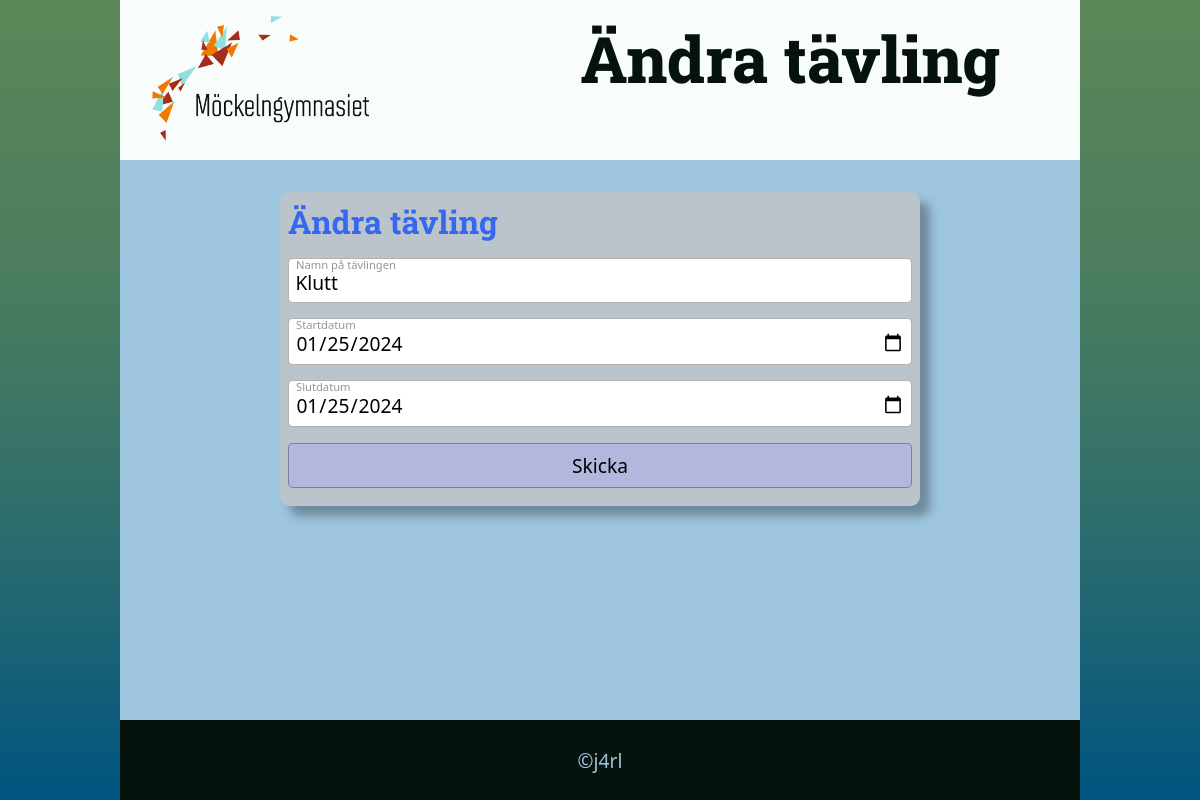
Before: /editcomp.php?edit=3 (signed in) with the older database file.
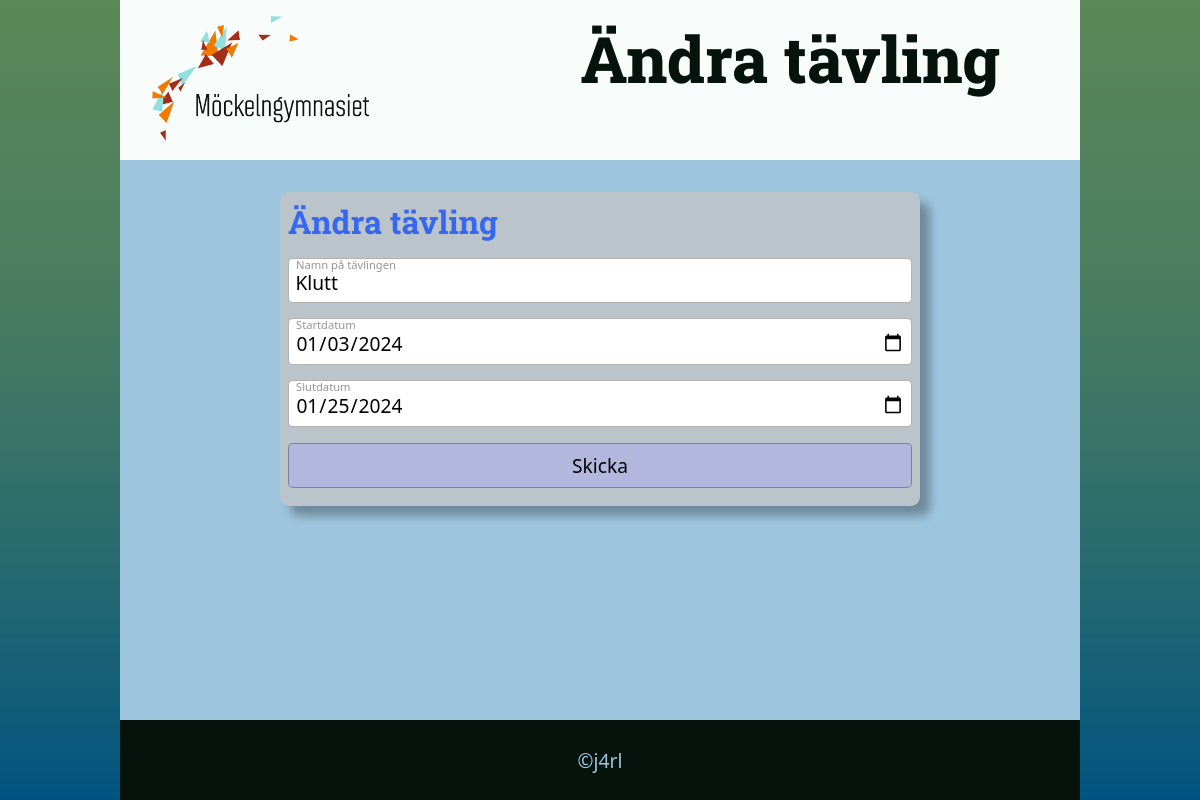
After: the same page with the newer database file.
### tables this page shows
CREATE TABLE `tblcomp` (
  `compid` int(11) NOT NULL,
  `compname` varchar(200) NOT NULL,
  `totsteps` int(11) NOT NULL DEFAULT 0,
  `startdate` date NOT NULL,
  `stopdate` date NOT NULL
);

### func.php (called while the page is built, shortened)
<?php
$db=new Database("mockelngymnasie");
class Database extends Crypt
{
    function __construct($db_name, $host="localhost", $username="mockelngymnasie", $password="PPeTExVh") {
        $this->mysqli = mysqli_connect($host, $username, $password, $db_name);
    }
    public function runQuery($strQuery){
        $strSQL=$strQuery;
        return $this->mysqli->query($strSQL);
    }
}
?>

### editcomp.php (the view, shortened to what this page needs)
<!DOCTYPE html>
<?php
    require_once('func.php');
?>
<html lang="en">
<?php require_once("_head.php") ?>
<body>
<header><img src="Mockelngymnasiet-w400-svart-text-transparent.png" alt="Möckelngymnasiet">Ändra tävling</header>
<main>
    <?php
    if(isset($_GET['edit'])){
        $id=intval($_GET['edit']);
        $sql="SELECT * FROM tblcomp WHERE compid=$id";
        $result=$db->runQuery($sql);
        $comp=$result->fetch_assoc();
?>
    <form method="post" action="editcomp.php"><h1>Ändra tävling</h1>
    <label for="comp">Namn på tävlingen</label>
        <input type="text" name="comp" value="<?=$comp['compname']?>">
        <label for="start">Startdatum</label>
        <input type="date" name="start" value="<?=$comp['startdate']?>">
        <label for="stop">Slutdatum</label>
        <input type="date" name="stop" value="<?=$comp['stopdate']?>">
        <input type="submit" value="Skicka" name="btn">
    </form>
<?php  } ?>
    </main>
<?php require_once("_footer.php") ?>
</body>
</html>

Changed rows visible on the page:
changed tblcomp "Klutt": start "01/25/2024" → "01/03/2024"
